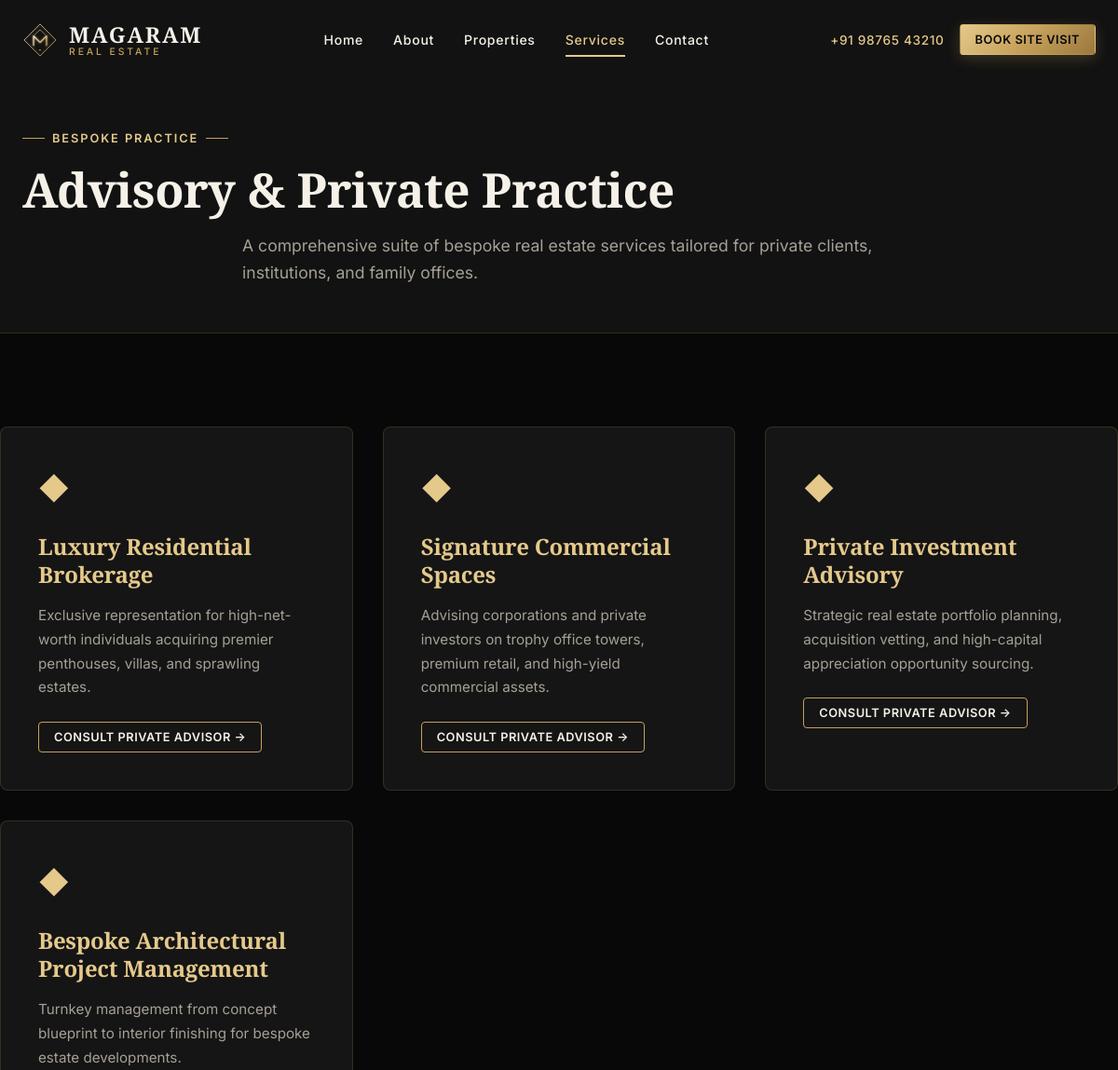
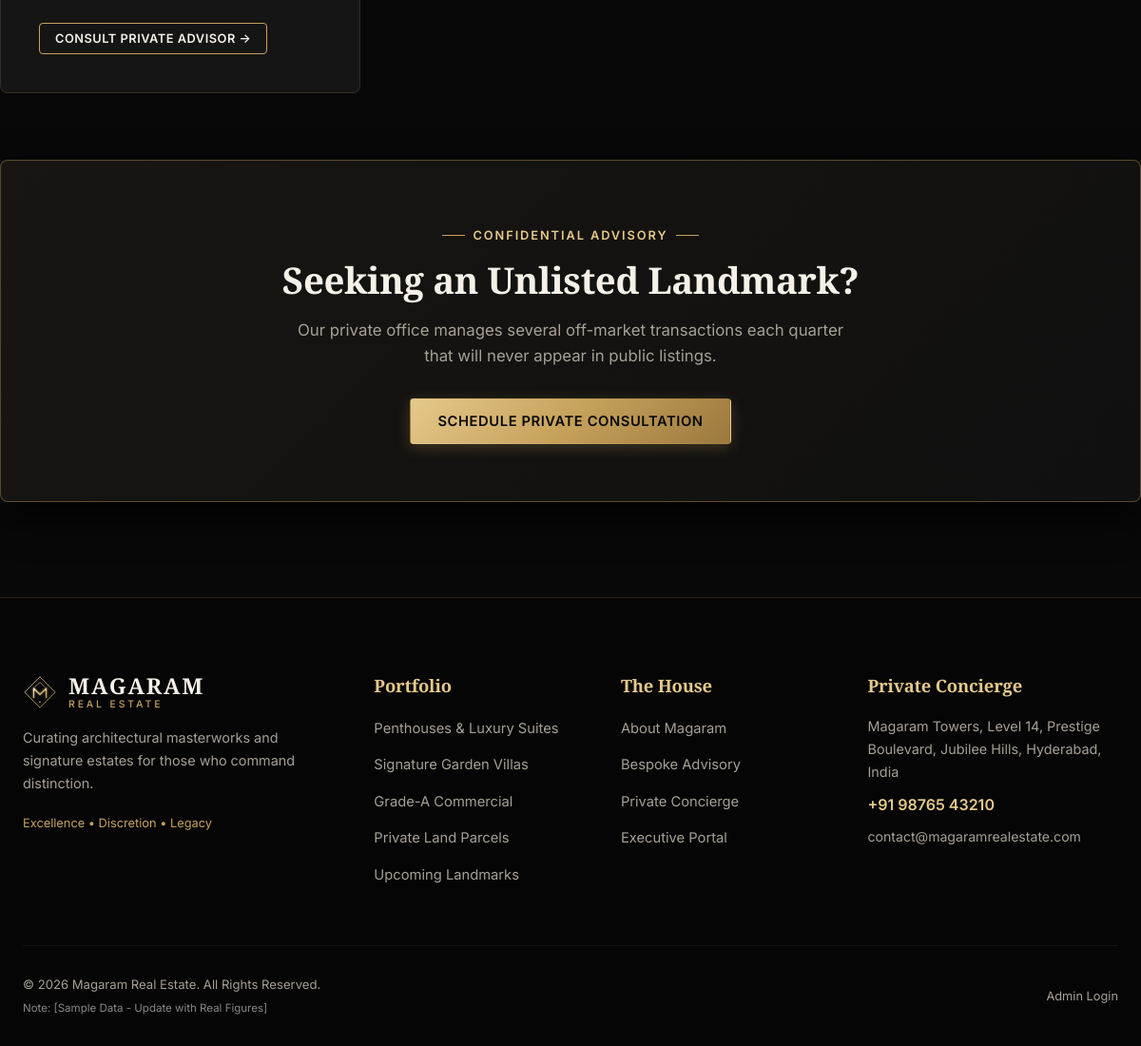
The app's page /services.php, older data (2 pictures, top to bottom).
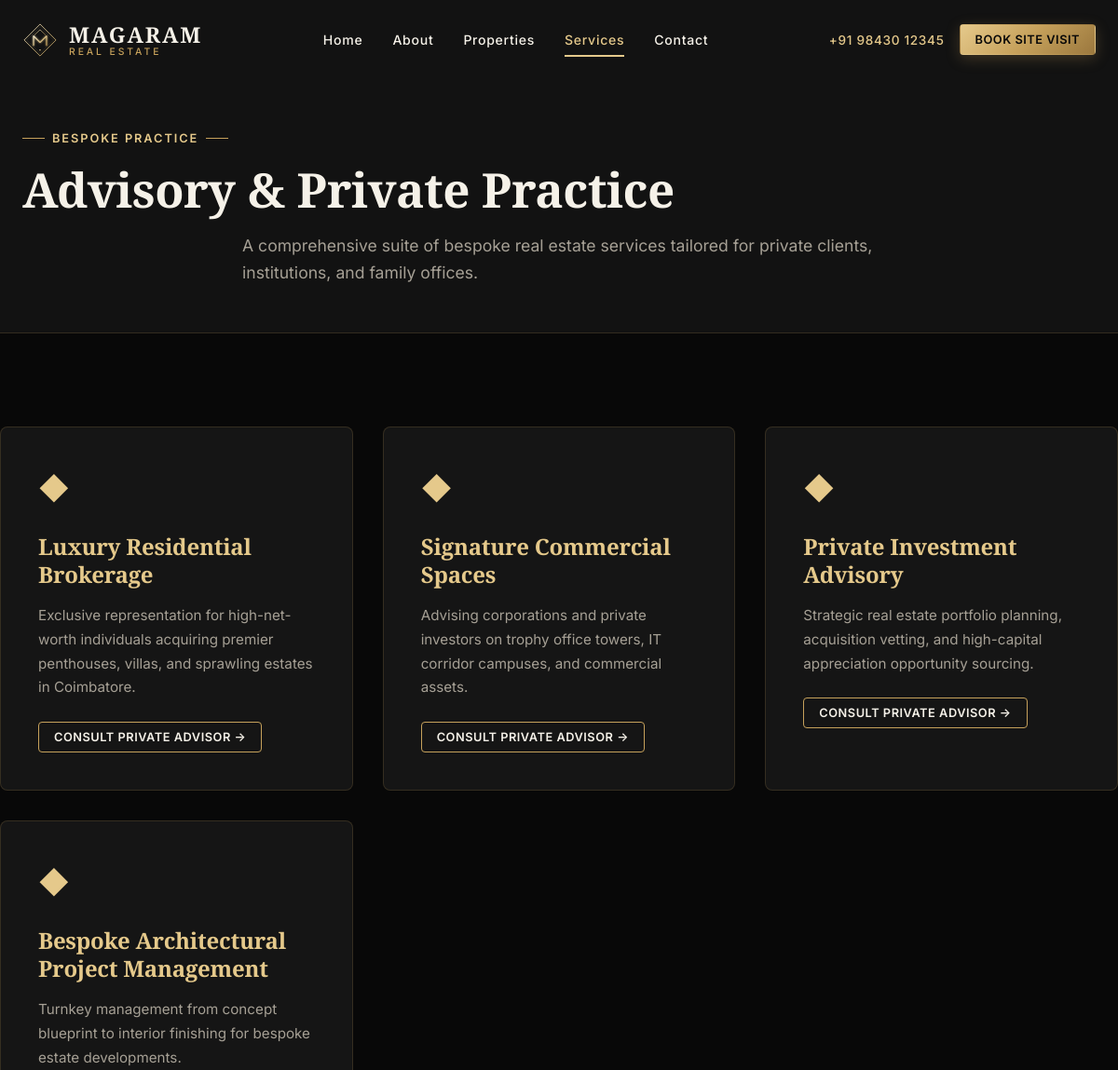
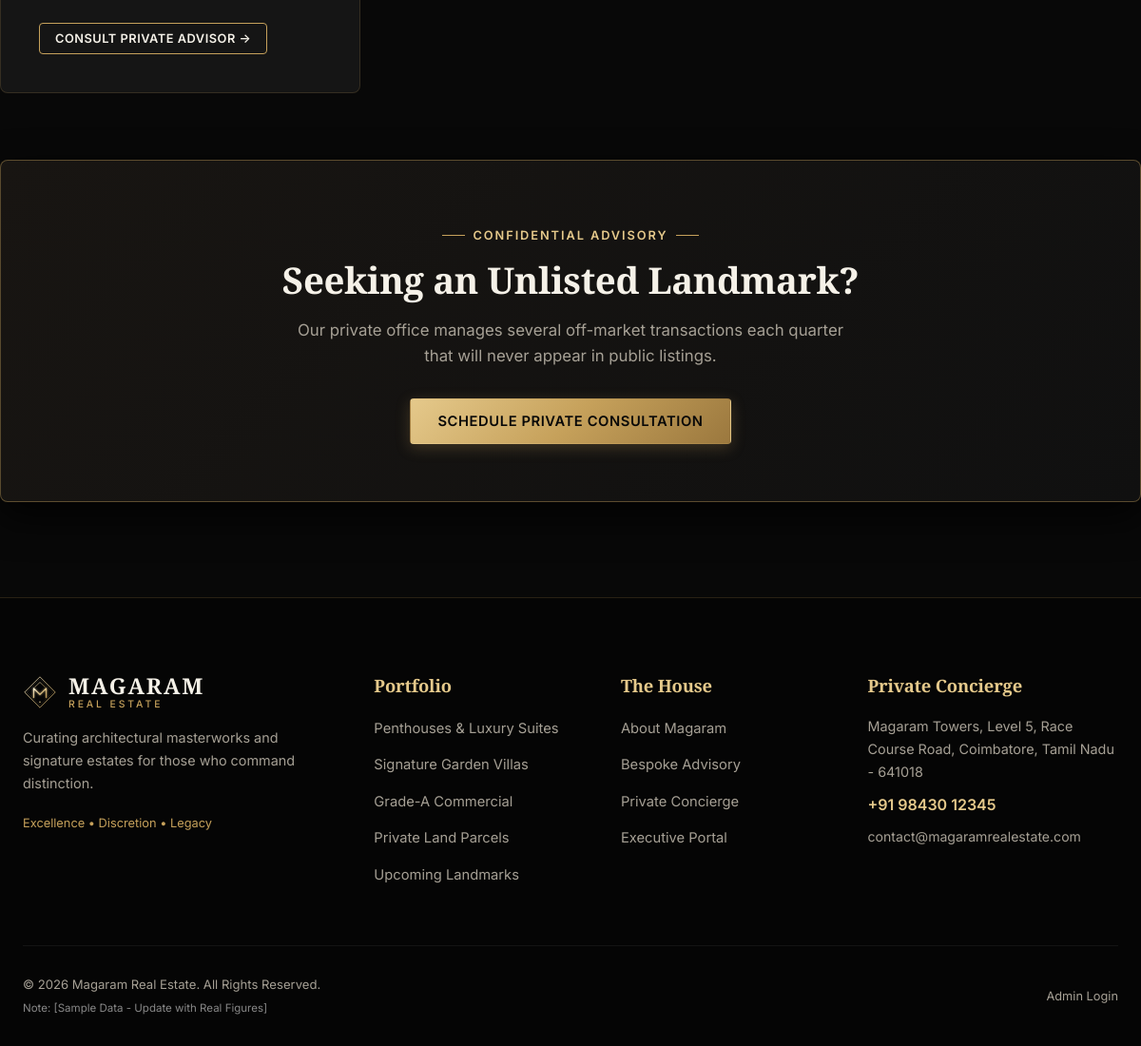
The same page, newer data (2 pictures, top to bottom).
### tables this page shows
CREATE TABLE IF NOT EXISTS `services` (
    `id` INT AUTO_INCREMENT PRIMARY KEY,
    `title` VARCHAR(150) NOT NULL,
    `description` TEXT NOT NULL,
    `icon` VARCHAR(50) NOT NULL DEFAULT 'crown',
    `sort_order` INT NOT NULL DEFAULT 0
);

### includes/functions.php (called while the page is built, shortened)
<?php
function e(?string $string): string {
    return htmlspecialchars($string ?? '', ENT_QUOTES, 'UTF-8');
}
function get_all_settings(): array {
    $defaults = [
        'site_name' => 'Magaram Real Estate',
        'tagline' => 'Curating Extraordinary Living Spaces in Coimbatore',
        'contact_email' => 'contact@magaramrealestate.com',
        'contact_phone' => '+91 98430 12345',
        'office_address' => 'Magaram Towers, Level 5, Race Course Road, Coimbatore, Tamil Nadu - 641018',
        'hero_headline_1' => 'Experience',
        'hero_headline_2' => 'Luxury Living',
        'hero_subtext' => 'Bespoke residences, signature penthouses, and prime commercial estates crafted with architectural precision.',
        'show_stats' => '1',
        'stats_note' => '[Sample Data - Update with Real Figures]',
        'stat_1_val' => '15+',
        'stat_1_lbl' => 'Years of Heritage [Sample]',
        'stat_2_val' => '75+',
        'stat_2_lbl' => 'Bespoke Projects [Sample]',
        'stat_3_val' => '₹350Cr+',
        'stat_3_lbl' => 'Properties Transacted [Sample]',
        'stat_4_val' => '99.2%',
        'stat_4_lbl' => 'Client Satisfaction [Sample]',
        'show_testimonials' => '1',
        'about_preview' => 'At Magaram Real Estate, we bridge discerning patrons with timeless architectural masterworks across Coimbatore and the Western Ghats. Our portfolio is curated exclusively for those who view real estate not simply as assets, but as legacies of distinction.',
        'map_embed_url' => 'https://www.google.com/maps/embed?pb=!1m18!1m12!1m3!1d3916.326292398491!2d76.9712165757467!3d11.01183348915159!2m3!1f0!2f0!3f0!3m2!1i1024!2i768!4f13.1!3m3!1m2!1s0x3ba859ad33cfd2db%3A0x8aa50c60f4ff2b7!2sRace%20Course%2C%20Coimbatore%2C%20Tamil%20Nadu!5e0!3m2!1sen!2sin!4v1700000000000!5m2!1sen!2sin'
    ];
    $db = get_db();
    try {
        $stmt = $db->query("SELECT setting_key, setting_value FROM settings");
        while ($row = $stmt->fetch()) {
            $defaults[$row['setting_key']] = $row['setting_value'];
        }
    } catch (Exception $e) {
    }
    return $defaults;
}

### services.php (the view, shortened to what the changed rows need)
<?php
require_once __DIR__ . '/includes/functions.php';
$db = get_db();
$services = [];
if ($db) {
    try {
        $stmt = $db->query("SELECT * FROM services ORDER BY sort_order ASC, id ASC");
        $services = $stmt->fetchAll();
    } catch (Exception $e) {
        $services = [];
    }
}
require_once __DIR__ . '/includes/header.php';
?>
<div style="padding-top: 130px; background: var(--bg-surface); padding-bottom: 50px; border-bottom: 1px solid var(--border-subtle);">
    <div class="container text-center">
        <h1 style="font-size: 3.2rem; margin-bottom: 14px;">Advisory & Private Practice</h1>
    </div>
</div>
<div class="container section-padding">
    <div style="display: grid; grid-template-columns: repeat(auto-fit, minmax(320px, 1fr)); gap: 32px; margin-bottom: 70px;">
        <?php foreach ($services as $srv): ?>
            <div style="background: var(--bg-card); border: 1px solid var(--border-subtle); padding: 40px; border-radius: 8px; transition: all var(--transition-smooth); position: relative;">
                <div style="color: var(--gold-bright); font-size: 2rem; margin-bottom: 20px;">&#9670;</div>
                <h3 style="font-size: 1.5rem; margin-bottom: 16px; color: var(--gold-bright);"><?= e($srv['title']); ?></h3>
                <p style="color: var(--text-muted); line-height: 1.7; font-size: 0.95rem; margin-bottom: 24px;">
                    <?= nl2br(e($srv['description'])); ?>
                </p>
                <button type="button" class="btn btn-outline btn-sm" data-open-modal="modal-site-visit">
                    Consult Private Advisor &rarr;
                </button>
            </div>
        <?php endforeach; ?>
    </div>
    <div style="background: linear-gradient(135deg, #181512 0%, #101010 100%); border: 1px solid var(--border-gold); padding: 60px; border-radius: 8px; text-align: center; box-shadow: 0 15px 40px rgba(0,0,0,0.8);">
        <h2 style="font-size: 2.4rem; margin-bottom: 16px;">Seeking an Unlisted Landmark?</h2>
    </div>
</div>
<?php require_once __DIR__ . '/includes/footer.php'; ?>

### includes/header.php (shortened to what the changed rows need)
<?php
require_once __DIR__ . '/functions.php';
$settings = get_all_settings();
?>
<!DOCTYPE html>
<html lang="en">
<head>
    <link rel="stylesheet" href="<?= BASE_URL; ?>/assets/css/style.css">
</head>
<body>
<header class="site-header" id="main-header">
    <div class="container nav-container">
        <div class="nav-actions">
            <a href="tel:<?= preg_replace('/[^0-9+]/', '', $settings['contact_phone']); ?>" class="nav-link phone-link" style="font-size: 0.85rem; color: var(--gold-bright);">
                <?= e($settings['contact_phone']); ?>
            </a>
            <button type="button" class="btn btn-primary btn-sm" data-open-modal="modal-site-visit">
                Book Site Visit
            </button>
        </div>
    </div>
</header>

### includes/footer.php (shortened to what the changed rows need)
<?php
require_once __DIR__ . '/functions.php';
$settings = get_all_settings();
?>
<footer class="site-footer">
    <div class="container">
        <div class="footer-grid">
            <div class="footer-col">
                <h4>Private Concierge</h4>
                <p style="color: var(--text-muted); font-size: 0.9rem; margin-bottom: 10px;">
                    <?= e($settings['office_address']); ?>
                </p>
                <p style="margin-bottom: 6px;">
                    <a href="tel:<?= preg_replace('/[^0-9+]/', '', $settings['contact_phone']); ?>" style="color: var(--gold-bright); font-weight: 600;">
                        <?= e($settings['contact_phone']); ?>
                    </a>
                </p>
                <p>
                    <a href="mailto:<?= e($settings['contact_email']); ?>" style="color: var(--text-muted); font-size: 0.88rem;">
                    </a>
                </p>
            </div>
        </div>
    </div>
</footer>
</body>
</html>

Row changes from the older to the newer data that the page shows:
changed services "Luxury Residential Brokerage": description "Exclusive representation for high-net-worth individuals acquiring premier penthouses, villas, and sprawling estates." → "Exclusive representation for high-net-worth individuals acquiring premier penthouses, villas, and sprawling estates in Coimbatore."
changed services "Signature Commercial Spaces": description "Advising corporations and private investors on trophy office towers, premium retail, and high-yield commercial assets." → "Advising corporations and private investors on trophy office towers, IT corridor campuses, and commercial assets."
Text that changed along with them:
$settings['contact_phone']: "+91 98765 43210" → "+91 98430 12345"
$settings['office_address']: "Magaram Towers, Level 14, Prestige Boulevard, Jubilee Hills, Hyderabad, India" → "Magaram Towers, Level 5, Race Course Road, Coimbatore, Tamil Nadu - 641018"
